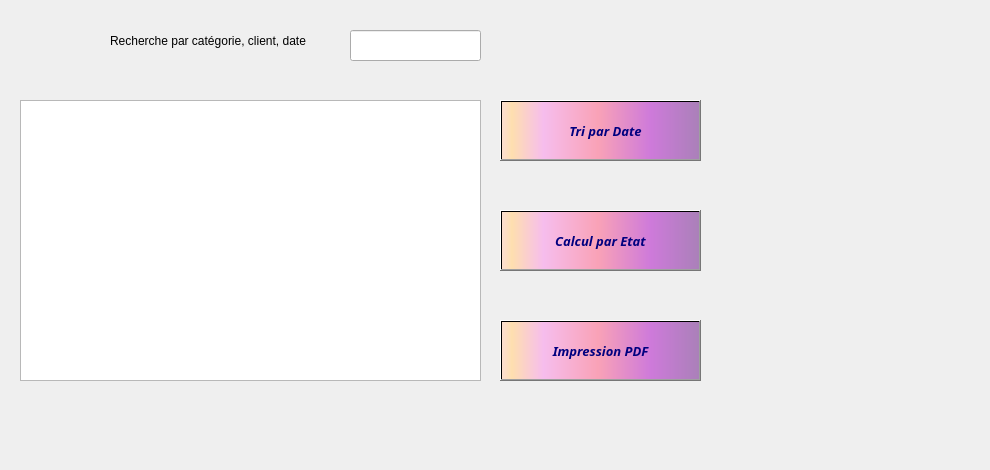
     <widget class="QWidget" name="tab_reclamation_5">
      <attribute name="title">
       <string>Afficher</string>
      </attribute>
      <widget class="QLabel" name="label_reclamation_27">
       <property name="geometry">
        <rect>
         <x>-70</x>
         <y>-30</y>
         <width>981</width>
         <height>461</height>
        </rect>
       </property>
       <property name="text">
        <string/>
       </property>
       <property name="pixmap">
        <pixmap>../../../../../../Downloads/893983.jpg</pixmap>
       </property>
      </widget>
      <widget class="QPushButton" name="pushButton_12">
       <property name="geometry">
        <rect>
         <x>500</x>
         <y>100</y>
         <width>201</width>
         <height>61</height>
        </rect>
       </property>
       <property name="font">
        <font>
         <family>Lucida Calligraphy</family>
         <pointsize>10</pointsize>
         <weight>75</weight>
         <italic>true</italic>
         <bold>true</bold>
         <underline>false</underline>
         <strikeout>false</strikeout>
        </font>
       </property>
       <property name="styleSheet">
        <string notr="true">background-color: qlineargradient(spread:pad, x1:1, y1:0, x2:1, y2:0, stop:0.919598 rgba(255, 0, 111, 255), stop:0.98 rgba(0, 0, 0, 255), stop:1 rgba(235, 148, 61, 255));
color: rgb(0, 0, 127);
background-color: qlineargradient(spread:pad, x1:0, y1:0, x2:1, y2:0, stop:0.0100503 rgba(252, 222, 204, 255), stop:0.0502513 rgba(254, 223, 175, 255), stop:0.211055 rgba(246, 189, 237, 255), stop:0.487437 rgba(249, 162, 183, 255), stop:0.753769 rgba(206, 122, 218, 255), stop:1 rgba(170, 128, 185, 255));</string>
       </property>
       <property name="text">
        <string>   Tri par Date</string>
       </property>
       <property name="icon">
        <iconset>
         <normaloff>../../../../../../Downloads/tri.png</normaloff>../../../../../../Downloads/tri.png</iconset>
       </property>
       <property name="iconSize">
        <size>
         <width>50</width>
         <height>50</height>
        </size>
       </property>
      </widget>
      <widget class="QTableView" name="tab_reclamation">
       <property name="geometry">
        <rect>
         <x>20</x>
         <y>100</y>
         <width>461</width>
         <height>281</height>
        </rect>
       </property>
      </widget>
      <widget class="QLineEdit" name="rech_reclamation">
       <property name="geometry">
        <rect>
         <x>350</x>
         <y>30</y>
         <width>131</width>
         <height>31</height>
        </rect>
       </property>
      </widget>
      <widget class="QLabel" name="label_3">
       <property name="geometry">
        <rect>
         <x>110</x>
         <y>10</y>
         <width>241</width>
         <height>61</height>
        </rect>
       </property>
       <property name="styleSheet">
        <string notr="true">font: 75 12pt &quot;Script MT Bold&quot;;</string>
       </property>
       <property name="text">
        <string>Recherche par catégorie, client, date</string>
       </property>
      </widget>
      <widget class="QLabel" name="label_4">
       <property name="geometry">
        <rect>
         <x>40</x>
         <y>10</y>
         <width>91</width>
         <height>71</height>
        </rect>
       </property>
       <property name="text">
        <string/>
       </property>
       <property name="pixmap">
        <pixmap>../../../../../../../../../../i/Sans titre-1.png</pixmap>
       </property>
      </widget>
      <widget class="QPushButton" name="pushButton_13">
       <property name="geometry">
        <rect>
         <x>500</x>
         <y>320</y>
         <width>201</width>
         <height>61</height>
        </rect>
       </property>
       <property name="font">
        <font>
         <family>Lucida Calligraphy</family>
         <pointsize>10</pointsize>
         <weight>75</weight>
         <italic>true</italic>
         <bold>true</bold>
         <underline>false</underline>
         <strikeout>false</strikeout>
        </font>
       </property>
       <property name="styleSheet">
        <string notr="true">background-color: qlineargradient(spread:pad, x1:1, y1:0, x2:1, y2:0, stop:0.919598 rgba(255, 0, 111, 255), stop:0.98 rgba(0, 0, 0, 255), stop:1 rgba(235, 148, 61, 255));
color: rgb(0, 0, 127);
background-color: qlineargradient(spread:pad, x1:0, y1:0, x2:1, y2:0, stop:0.0100503 rgba(252, 222, 204, 255), stop:0.0502513 rgba(254, 223, 175, 255), stop:0.211055 rgba(246, 189, 237, 255), stop:0.487437 rgba(249, 162, 183, 255), stop:0.753769 rgba(206, 122, 218, 255), stop:1 rgba(170, 128, 185, 255));</string>
       </property>
       <property name="text">
        <string>Impression PDF</string>
       </property>
       <property name="icon">
        <iconset>
         <normaloff>../../../../../../../../../../i/impressionpdf.png</normaloff>../../../../../../../../../../i/impressionpdf.png</iconset>
       </property>
       <property name="iconSize">
        <size>
         <width>50</width>
         <height>50</height>
        </size>
       </property>
      </widget>
      <widget class="QPushButton" name="pushButton_14">
       <property name="geometry">
        <rect>
         <x>500</x>
         <y>210</y>
         <width>201</width>
         <height>61</height>
        </rect>
       </property>
       <property name="font">
        <font>
         <family>Lucida Calligraphy</family>
         <pointsize>10</pointsize>
         <weight>75</weight>
         <italic>true</italic>
         <bold>true</bold>
         <underline>false</underline>
         <strikeout>false</strikeout>
        </font>
       </property>
       <property name="styleSheet">
        <string notr="true">background-color: qlineargradient(spread:pad, x1:1, y1:0, x2:1, y2:0, stop:0.919598 rgba(255, 0, 111, 255), stop:0.98 rgba(0, 0, 0, 255), stop:1 rgba(235, 148, 61, 255));
color: rgb(0, 0, 127);
background-color: qlineargradient(spread:pad, x1:0, y1:0, x2:1, y2:0, stop:0.0100503 rgba(252, 222, 204, 255), stop:0.0502513 rgba(254, 223, 175, 255), stop:0.211055 rgba(246, 189, 237, 255), stop:0.487437 rgba(249, 162, 183, 255), stop:0.753769 rgba(206, 122, 218, 255), stop:1 rgba(170, 128, 185, 255));</string>
       </property>
       <property name="text">
        <string>Calcul par Etat</string>
       </property>
       <property name="icon">
        <iconset>
         <normaloff>../../../../../../../../../../i/calcul.png</normaloff>../../../../../../../../../../i/calcul.png</iconset>
       </property>
       <property name="iconSize">
        <size>
         <width>50</width>
         <height>50</height>
        </size>
       </property>
      </widget>
     </widget>
